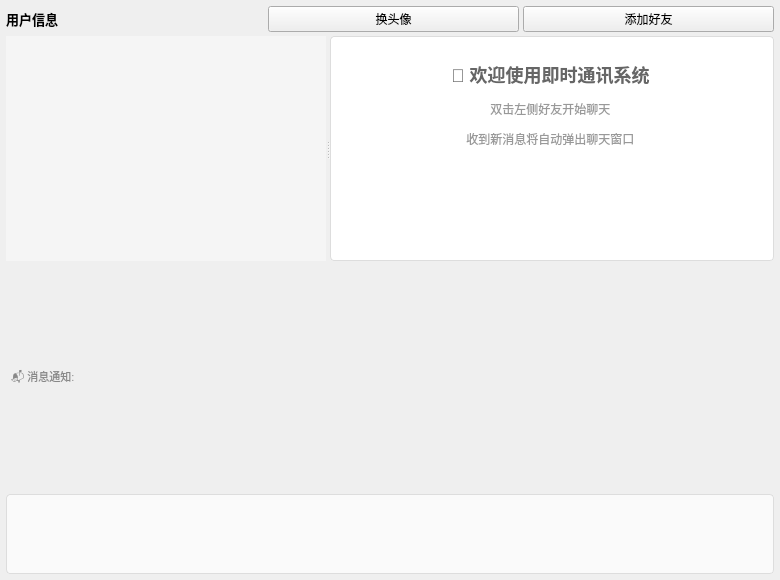
<?xml version="1.0" encoding="UTF-8"?>
<ui version="4.0">
 <class>MainWidget</class>
 <widget class="QWidget" name="MainWidget">
  <property name="geometry">
   <rect><x>0</x><y>0</y><width>780</width><height>580</height></rect>
  </property>
  <property name="windowTitle"><string>即时通讯</string></property>
  <layout class="QVBoxLayout" name="mainLayout">
   <property name="spacing"><number>4</number></property>
   <property name="leftMargin"><number>6</number></property>
   <property name="topMargin"><number>6</number></property>
   <property name="rightMargin"><number>6</number></property>
   <property name="bottomMargin"><number>6</number></property>
   <item>
    <layout class="QHBoxLayout" name="topBar">
     <item>
      <widget class="QLabel" name="userInfoLabel">
       <property name="text"><string>用户信息</string></property>
       <property name="styleSheet"><string>font-size:13px; font-weight:bold;</string></property>
      </widget>
     </item>
     <item><spacer name="topSpacer"><property name="orientation"><enum>Qt::Horizontal</enum></property></spacer></item>
     <item><widget class="QPushButton" name="changeAvatarBtn"><property name="text"><string>换头像</string></property></widget></item>
     <item><widget class="QPushButton" name="addFriendBtn"><property name="text"><string>添加好友</string></property></widget></item>
    </layout>
   </item>
   <item>
    <widget class="QSplitter" name="mainSplitter">
     <property name="orientation"><enum>Qt::Horizontal</enum></property>
     <widget class="FriendListWidget" name="friendList">
      <property name="minimumSize"><size><width>220</width><height>0</height></size></property>
      <property name="maximumSize"><size><width>320</width><height>16777215</height></size></property>
      <property name="styleSheet">
       <string>QTreeWidget { border:none; background:#f5f5f5; }
        QTreeWidget::item { padding:4px; border-bottom:1px solid #e0e0e0; }
        QTreeWidget::item:hover { background:#e3f2fd; }
        QTreeWidget::item:selected { background:#bbdefb; }</string>
      </property>
      <property name="headerHidden"><bool>true</bool></property>
      <property name="rootIsDecorated"><bool>true</bool></property>
      <property name="indentation"><number>20</number></property>
      <property name="animated"><bool>true</bool></property>
     </widget>
     <widget class="QTextBrowser" name="welcomeView">
      <property name="styleSheet">
       <string>QTextBrowser { background:white; border:1px solid #ddd; border-radius:4px; padding:20px; }</string>
      </property>
      <property name="html">
       <string>&lt;div style='text-align:center; margin-top:100px;'&gt;
        &lt;h2 style='color:#666;'&gt;👋 欢迎使用即时通讯系统&lt;/h2&gt;
        &lt;p style='color:#999;'&gt;双击左侧好友开始聊天&lt;/p&gt;
        &lt;p style='color:#999;'&gt;收到新消息将自动弹出聊天窗口&lt;/p&gt;
        &lt;/div&gt;</string>
      </property>
     </widget>
    </widget>
   </item>
   <item>
    <widget class="QLabel" name="notifyLabel">
     <property name="text"><string>📬 消息通知:</string></property>
     <property name="styleSheet"><string>font-size:11px; color:#888; padding:2px;</string></property>
    </widget>
   </item>
   <item>
    <widget class="QListWidget" name="notificationBar">
     <property name="maximumSize"><size><width>16777215</width><height>80</height></size></property>
     <property name="styleSheet">
      <string>QListWidget { border:1px solid #ddd; border-radius:4px; background:#fafafa; font-size:11px; }</string>
     </property>
    </widget>
   </item>
  </layout>
 </widget>
 <resources/>
 <connections/>
 <customwidgets>
  <customwidget>
   <class>FriendListWidget</class>
   <extends>QTreeWidget</extends>
   <header>friendlistwidget.h</header>
  </customwidget>
 </customwidgets>
</ui>
